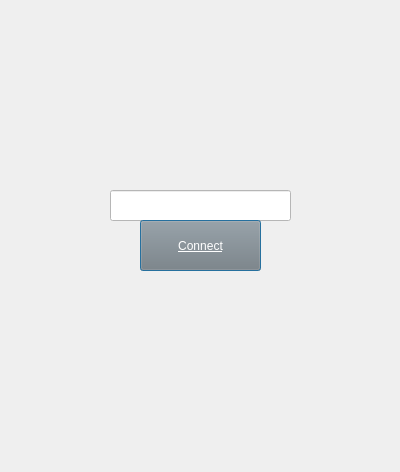
<?xml version="1.0" encoding="UTF-8"?>
<ui version="4.0">
 <class>Dialog</class>
 <widget class="QDialog" name="Dialog">
  <property name="geometry">
   <rect>
    <x>0</x>
    <y>0</y>
    <width>400</width>
    <height>472</height>
   </rect>
  </property>
  <property name="windowTitle">
   <string>Dialog</string>
  </property>
  <widget class="QLineEdit" name="lineEdit">
   <property name="geometry">
    <rect>
     <x>110</x>
     <y>190</y>
     <width>181</width>
     <height>31</height>
    </rect>
   </property>
   <property name="styleSheet">
    <string notr="true">
background-color: rgb(255, 255, 255);</string>
   </property>
  </widget>
  <widget class="QPushButton" name="pushButton_7">
   <property name="geometry">
    <rect>
     <x>140</x>
     <y>220</y>
     <width>121</width>
     <height>51</height>
    </rect>
   </property>
   <property name="styleSheet">
    <string notr="true">font: 12pt &quot;Impact&quot;;
color: rgb(255, 255, 255);
background-color: rgb(127, 127, 127);
text-decoration: underline;</string>
   </property>
   <property name="text">
    <string>Connect</string>
   </property>
  </widget>
 </widget>
 <resources/>
 <connections/>
</ui>
